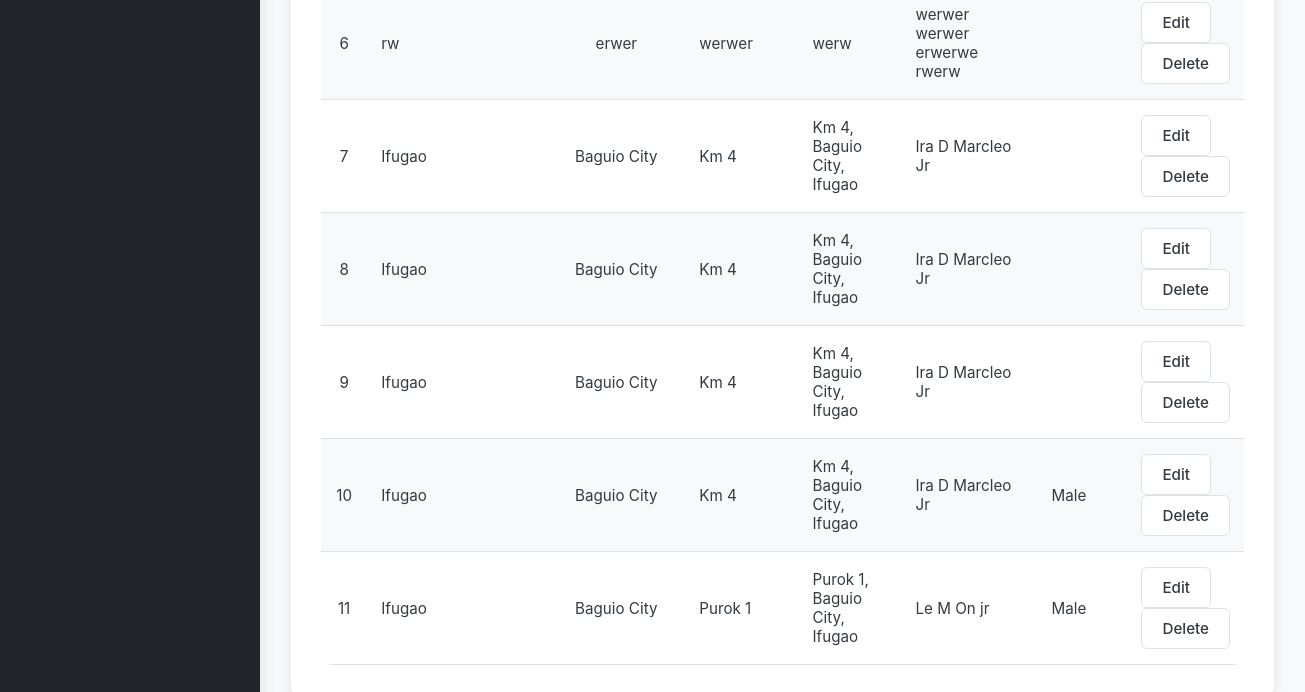
/residents.php (lower part), run on an earlier commit of the app's database.
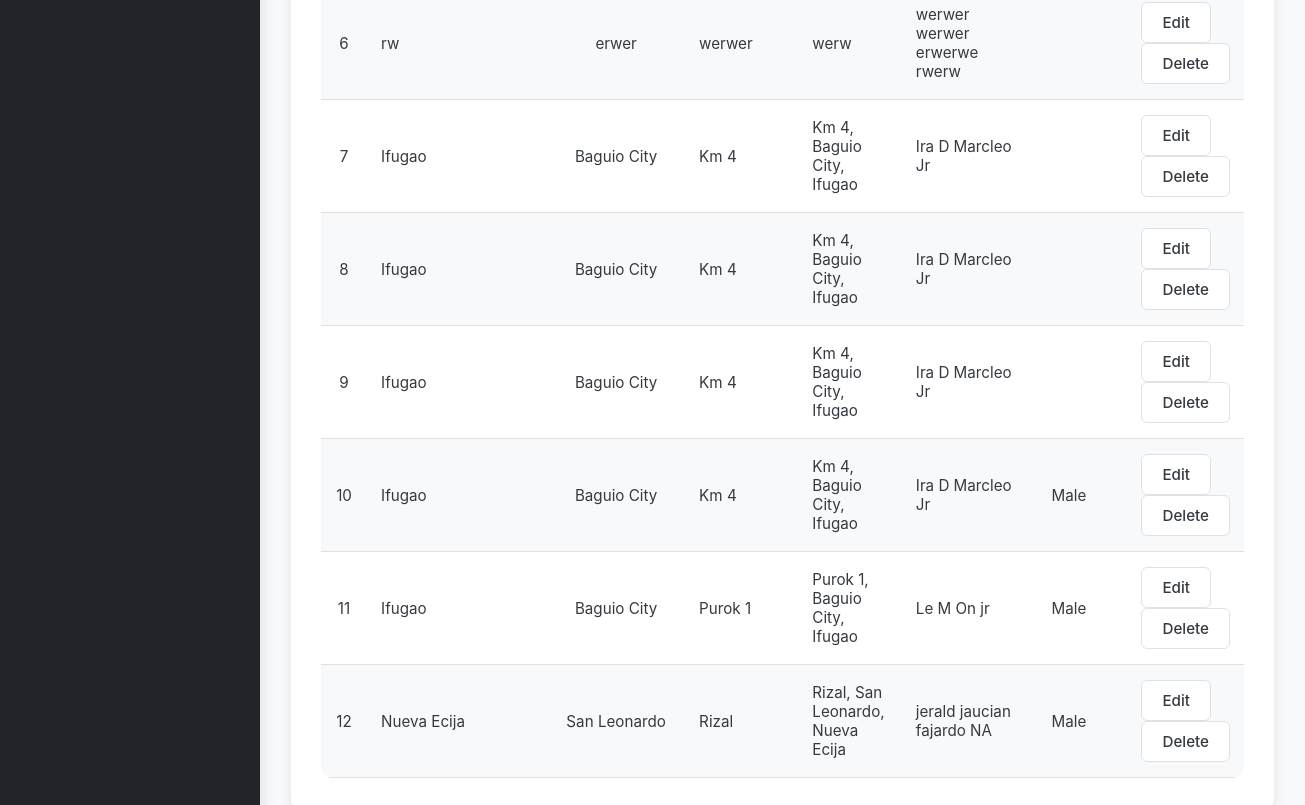
And on a later commit of the database.
### tables this page shows
CREATE TABLE IF NOT EXISTS `identification` (
  `ID` bigint NOT NULL AUTO_INCREMENT,
  `PROVINCE` varchar(50) NOT NULL,
  `MUNICIPALITY` varchar(50) NOT NULL,
  `BARANGAY` varchar(50) NOT NULL,
  `ADDRESS` varchar(100) NOT NULL,
  `RESPONDENT_NAME` varchar(100) NOT NULL,
  `GENDER` varchar(20) DEFAULT NULL,
  `BIRTHDATE` date DEFAULT NULL,
  `CIVIL_STATUS` varchar(50) DEFAULT NULL,
  `CITIZENSHIP` varchar(100) DEFAULT NULL,
  `HOUSEHOLD_HEAD` varchar(100) NOT NULL,
  `HOUSEHOLD_MEMBERS` tinyint NOT NULL,
  `isPWD` tinyint(1) DEFAULT '0',
  `pwdImage` varchar(255) DEFAULT NULL,
  PRIMARY KEY (`ID`)
);

### residents.php (the view, shortened to what this page needs)
<?php
include 'db_connect.php';
$searchTerm = isset($_GET['search']) ? $conn->real_escape_string($_GET['search']) : '';
$whereClause = '';
$sql = "
    SELECT ID, PROVINCE, MUNICIPALITY, BARANGAY, ADDRESS, RESPONDENT_NAME, GENDER
    FROM identification
    $whereClause
    ORDER BY ID ASC
";
$result = $conn->query($sql);
?>
<!DOCTYPE html>
<html lang="en">
<head>
    <link rel="stylesheet" href="css/style.css" />
</head>
<body>
<div class="app-container">
    <aside class="sidebar">
      </aside>
    <div class="main-content">
      <main class="page-content">
        <div class="residents-directory card">
          <div class="data-table-card">
            <table>
              <tbody id="residentsTableBody">
                <?php
                if ($result->num_rows > 0) {
                    while($row = $result->fetch_assoc()) {
                        echo "<tr>";
                        echo "<td>{$row['ID']}</td>";
                        echo "<td>{$row['PROVINCE']}</td>";
                        echo "<td>{$row['MUNICIPALITY']}</td>";
                        echo "<td>{$row['BARANGAY']}</td>";
                        echo "<td>{$row['ADDRESS']}</td>";
                        echo "<td>{$row['RESPONDENT_NAME']}</td>";
                        echo "<td>{$row['GENDER']}</td>";
                        echo "<td>
                                <button class='btn small-btn edit-btn'>Edit</button>
                                <button class='btn small-btn delete-btn'>Delete</button>
                              </td>";
                        echo "</tr>";
                    }
                } else {
                    echo "<tr><td colspan='8'>No residents found matching: **" . htmlspecialchars($searchTerm) . "**</td></tr>";
                }
                ?>
              </tbody>
            </table>
          </div>
        </div>
      </main>
    </div>
</div>
</body>
</html>

### css/style.css (style rules this page uses)
:root { --primary-color: #007bff; --primary-dark: #0056b3; --secondary-color: #6c757d; --background-color: #f8f9fa; --card-background: #ffffff; --sidebar-bg: #212529; --text-color: #343a40; --border-color: #dee2e6; --shadow-light: 0 4px 12px rgba(0, 0, 0, 0.08); --shadow-medium: 0 6px 16px rgba(0, 0, 0, 0.12); --sidebar-width: 260px; --header-height: 70px; --base-padding: 30px; }
* { margin: 0; padding: 0; box-sizing: border-box; font-family: -apple-system, BlinkMacSystemFont, "Segoe UI", Roboto, "Helvetica Neue", Arial, sans-serif; }
body { background-color: var(--background-color); color: var(--text-color); min-height: 100vh; display: flex; font-size: 16px; }
.app-container { display: flex; width: 100%; }
.sidebar { width: var(--sidebar-width); background-color: var(--sidebar-bg); color: #f8f9fa; padding: var(--base-padding) 0; position: fixed; height: 100%; z-index: 100; box-shadow: var(--shadow-medium); }
.main-content { margin-left: var(--sidebar-width); flex-grow: 1; display: flex; flex-direction: column; }
.page-content { padding: var(--base-padding); flex-grow: 1; }
.card { background-color: var(--card-background); padding: 30px; border-radius: 10px; box-shadow: var(--shadow-light); border: 1px solid #f0f0f0; transition: box-shadow 0.3s ease; }
.btn { background-color: var(--card-background); color: var(--text-color); border: 1px solid var(--border-color); padding: 10px 20px; border-radius: 6px; cursor: pointer; font-size: 0.95rem; font-weight: 500; transition: all 0.2s ease-in-out; text-decoration: none; display: inline-flex; align-items: center; justify-content: center; }
table { width: 100%; border-collapse: collapse; border-radius: 12px; overflow: hidden; box-shadow: 0 4px 12px rgba(0, 0, 0, 0.05); margin-top: 20px; }
td { padding: 15px 14px; border-bottom: 1px solid #e0e0e0; color: var(--text-color); font-size: 0.95rem; }
tr:nth-child(even) { background-color: #f7f9fb; }
tr:nth-child(odd) { background-color: var(--card-background); }
.residents-directory { padding: 0; }
.data-table-card { padding: 20px; }
.data-table-card table { margin: 0; box-shadow: none; }
table th:nth-child(1), table td:nth-child(1) { width: 80px; text-align: center; }
table th:nth-child(2), table td:nth-child(2) { width: auto; min-width: 180px; }
table th:nth-child(3), table td:nth-child(3) { width: 80px; text-align: center; }
table th:nth-child(4), table td:nth-child(4) { width: 120px; }
table th:nth-child(5), table td:nth-child(5) { width: 150px; }
table th:nth-child(6), table td:nth-child(6) { width: 200px; }
.data-table-card { padding: 30px; }
.data-table-card table { min-width: 800px; }

What changed in the data, as far as the page shows it:
added identification: ID "12", PROVINCE "Nueva Ecija", MUNICIPALITY "San Leonardo", BARANGAY "Rizal", ADDRESS "Rizal, San Leonardo, Nueva Ecija", RESPONDENT_NAME "jerald jaucian fajardo NA", GENDER "Male"
